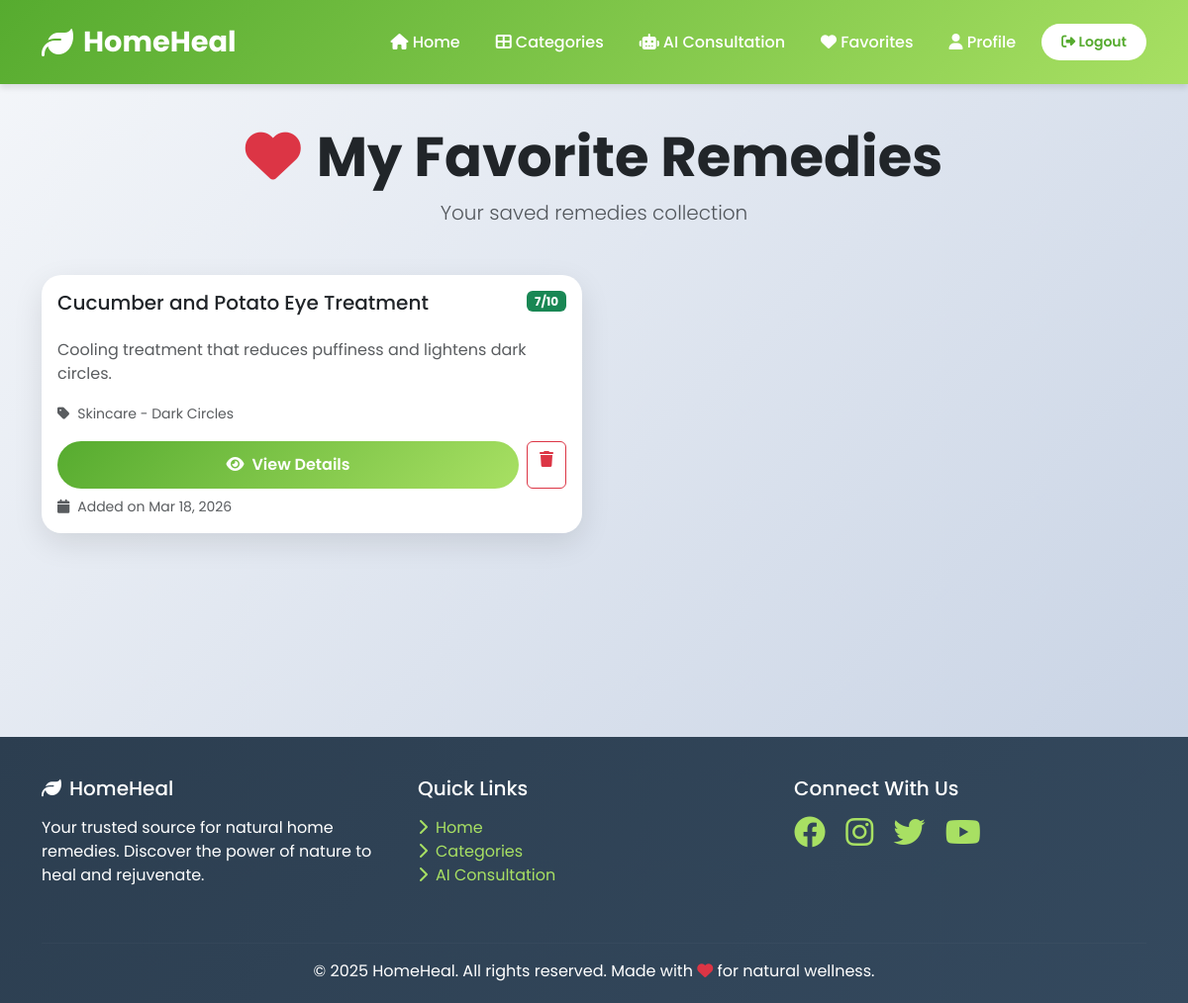
/favorites/ (signed in), run on the app's committed database.
### remedies/models.py (models this page shows, shortened)
class UserFavorite(models.Model):
    user = models.ForeignKey(User, on_delete=models.CASCADE, related_name='favorites')
    remedy = models.ForeignKey(Remedy, on_delete=models.CASCADE)
    created_at = models.DateTimeField(auto_now_add=True)
    class Meta:
        unique_together = ['user', 'remedy']

class Remedy(models.Model):
    problem = models.ForeignKey(Problem, on_delete=models.CASCADE, related_name='remedies')
    title = models.CharField(max_length=200)
    description = models.TextField()
    ingredients = models.TextField(help_text="List ingredients line by line")
    instructions = models.TextField(help_text="Step by step instructions")
    usage = models.TextField(help_text="How to use and frequency")
    benefits = models.TextField(help_text="Benefits of this remedy")
    chemicals = models.TextField(blank=True, help_text="Active chemical compounds")
    reactions = models.TextField(blank=True, help_text="How chemicals react")
    importance = models.TextField(blank=True, help_text="Why this remedy works")
    precautions = models.TextField(help_text="Warnings and precautions")
    preparation_time = models.CharField(max_length=50, blank=True)
    effectiveness_rating = models.IntegerField(default=5, help_text="Rate 1-10")
    created_at = models.DateTimeField(auto_now_add=True)
    updated_at = models.DateTimeField(auto_now=True)
    class Meta:
        verbose_name_plural = "Remedies"
        ordering = ['-effectiveness_rating', 'title']

class Problem(models.Model):
    category = models.ForeignKey(Category, on_delete=models.CASCADE, related_name='problems')
    name = models.CharField(max_length=100)
    description = models.TextField(blank=True)
    slug = models.SlugField()
    severity_choices = [
        ('mild', 'Mild'),
        ('moderate', 'Moderate'),
        ('severe', 'Severe')
    ]
    severity = models.CharField(max_length=20, choices=severity_choices, default='mild')
    created_at = models.DateTimeField(auto_now_add=True)
    class Meta:
        ordering = ['category', 'name']
        unique_together = ['category', 'slug']

class Category(models.Model):
    name = models.CharField(max_length=50)
    description = models.TextField(blank=True)
    icon = models.CharField(max_length=50, blank=True)  # For Font Awesome icons
    slug = models.SlugField(unique=True)
    created_at = models.DateTimeField(auto_now_add=True)
    class Meta:
        verbose_name_plural = "Categories"
        ordering = ['name']

### remedies/views.py (the view)
# urls.py: path('favorites/', remedy_views.favorites_view, name='favorites'),
@login_required
def favorites_view(request):
    favorites = UserFavorite.objects.filter(user=request.user).select_related('remedy__problem__category')
    return render(request, 'remedies/favorites.html', {'favorites': favorites})

### templates/remedies/favorites.html (shortened to what this page needs)
{% extends 'base.html' %}
{% block content %}
<div class="container">
    <div class="text-center mb-5">
        <h1 class="display-4 fw-bold">
            <i class="fas fa-heart text-danger me-3"></i>My Favorite Remedies
        </h1>
        <p class="lead text-muted">Your saved remedies collection</p>
    </div>
    <div class="row g-4">
        {% for favorite in favorites %}
        <div class="col-md-6">
            <div class="card">
                <div class="card-body">
                    <div class="d-flex justify-content-between align-items-start mb-3">
                        <h5 class="card-title">{{ favorite.remedy.title }}</h5>
                        <span class="badge bg-success">{{ favorite.remedy.effectiveness_rating }}/10</span>
                    </div>
                    <p class="card-text text-muted">{{ favorite.remedy.description|truncatewords:20 }}</p>
                    <div class="mb-3">
                        <small class="text-muted">
                            <i class="fas fa-tag me-2"></i>{{ favorite.remedy.problem.category.name }} - {{ favorite.remedy.problem.name }}
                        </small>
                    </div>
                    <div class="d-flex gap-2">
                        <a href="{% url 'remedy_detail' favorite.remedy.id %}" class="btn btn-primary flex-grow-1">
                            <i class="fas fa-eye me-2"></i>View Details
                        </a>
                        <a href="{% url 'toggle_favorite' favorite.remedy.id %}" class="btn btn-outline-danger">
                            <i class="fas fa-trash"></i>
                        </a>
                    </div>
                    <small class="text-muted d-block mt-2">
                        <i class="fas fa-calendar me-2"></i>Added on {{ favorite.created_at|date:"M d, Y" }}
                    </small>
                </div>
            </div>
        </div>
        {% endfor %}
    </div>
</div>
{% endblock %}

### templates/base.html (style rules this page uses)
:root { --primary-color: #2ecc71; --secondary-color: #27ae60; --accent-color: #3498db; --dark-color: #2c3e50; --light-color: #ecf0f1; --gradient-start: #56ab2f; --gradient-end: #a8e063; }
* { margin: 0; padding: 0; box-sizing: border-box; }
body { font-family: 'Poppins', sans-serif; background: linear-gradient(135deg, #f5f7fa 0%, #c3cfe2 100%); min-height: 100vh; }
.card { border: none; border-radius: 20px; box-shadow: 0 10px 30px rgba(0,0,0,0.1); transition: all 0.3s ease; overflow: hidden; }
.btn-primary { background: linear-gradient(135deg, var(--gradient-start) 0%, var(--gradient-end) 100%); border: none; border-radius: 25px; padding: 12px 30px; font-weight: 600; transition: all 0.3s ease; }

### data on the page
UserFavorite: remedy "Cucumber and Potato Eye Treatment", remedy.effectiveness_rating "7", remedy.description "Cooling treatment that reduces puffiness and lightens dark circles.", remedy.problem.category.name "Skincare", remedy.problem.name "Dark Circles", created_at "Mar 18, 2026"
